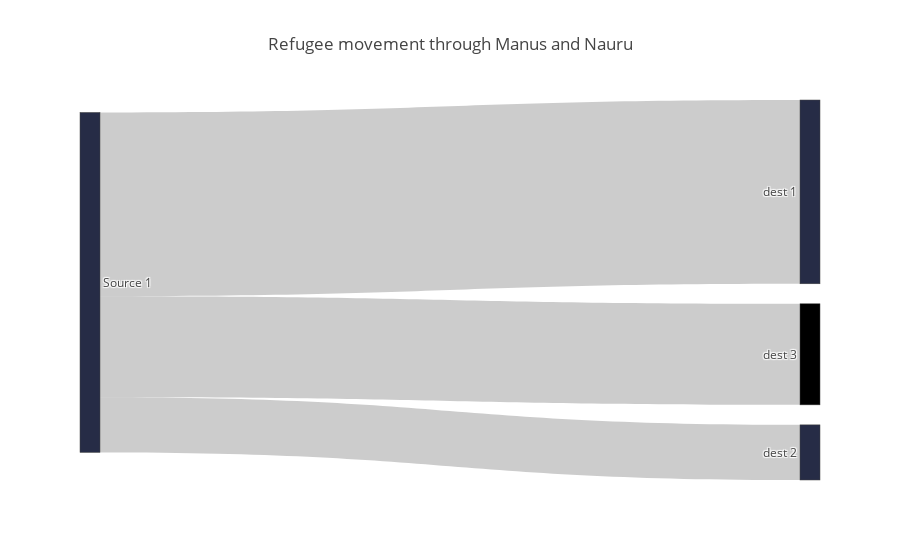

Here is the notebook cell this chart was saved with:
### Code cell
import plotly.graph_objs as go

import numpy as np

x = [1, 2, 3, 4]
y = [2, 4, 1, 5]

f = go.FigureWidget([go.Scatter(x=x, y=y, mode='markers')])

scatter = f.data[0]
colors = ['#a3a7e4'] * 100
scatter.marker.color = colors
scatter.marker.size = [10] * 100
f.layout.hovermode = 'closest'

def update_point(trace, points, selector):
    c = list(scatter.marker.color)
    s = list(scatter.marker.size)
    for i in points.point_inds:
        import plotly.plotly as py
        import plotly.graph_objs as go
        import plotly.offline as offline

        offline.init_notebook_mode(connected=True)
        import pandas as pd

        data = pd.read_csv('sankey.csv')
        classNames = pd.read_csv('classnames.csv')

        data

        data_trace = go.Sankey(node = dict(                                   
                                           label =  classNames['Class Names'].dropna(),
                                           
                                           color = data['Color']),
                               
                               link = dict(source = data['Source'],
                                           target = data['Target'],
                                           value = data['Value'])
                              )

        layout =  dict(title = "Refugee movement through Manus and Nauru")

        fig = dict(data=[data_trace], 
                   layout=layout)

        offline.iplot(fig)
        
scatter.on_click(update_point)

f

### Figure 1 — Plotly figure (JSON) as saved in the notebook; plotly's stock layout.template omitted (floating-point values rounded to 4 significant figures)
{"data": [{"link": {"source": [0, 0, 0], "target": [1, 2, 3], "value": [100, 30, 55]}, "node": {"color": ["#262C46", "#262C46", "#262C46"], "label": ["Source 1", "dest 1", "dest 2", "dest 3"]}, "type": "sankey", "uid": "02ed95b9-ea9b-4972-b4fb-bfef63688a46"}], "layout": {"title": "Refugee movement through Manus and Nauru"}}
